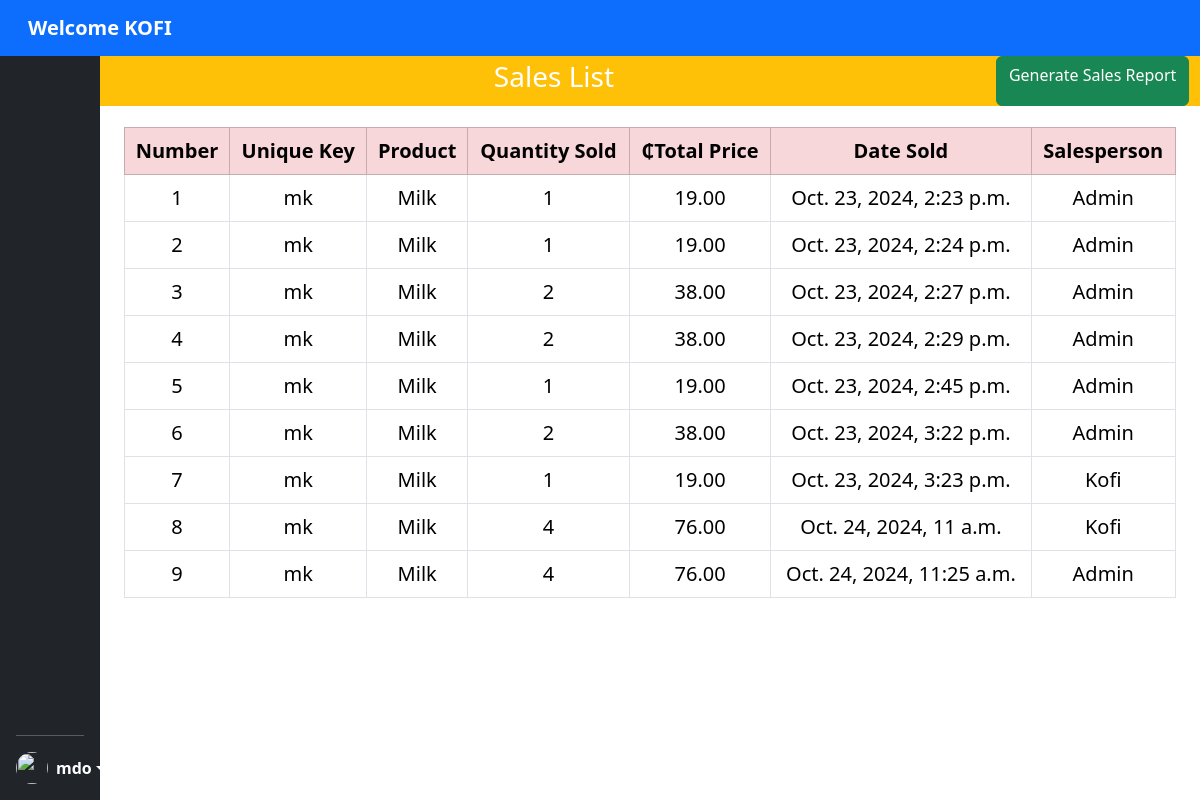
Screenshot of /view-sales/ (signed in) with the database file from the repository.
### revision_app/models.py (models this page shows, shortened)
class Sale(models.Model):
    product = models.ForeignKey(Products, on_delete=models.CASCADE)
    quantity_sold = models.PositiveBigIntegerField()
    total_price = models.DecimalField(max_digits=10, decimal_places=2)
    salesperson = models.ForeignKey(User, on_delete=models.SET_NULL, null=True)  # Link the sale to a user
    date_sold = models.DateTimeField(default=timezone.now)
    unique_key = models.CharField(
        max_length=2,
        blank=True,
        editable=False
    )
    class Meta:
        verbose_name = 'Sale'
        verbose_name_plural = 'Sales'

class Products(models.Model):
    product_name = models.CharField(max_length=200, db_index=True)
    price = models.DecimalField(max_digits=10, decimal_places=2, db_index=True)
    stock = models.PositiveBigIntegerField(default=0, db_index=True)
    unique_key = models.CharField(
        max_length=2,
        blank=True,
        editable=False,
        unique=True
    )
    def __str__(self):
        return self.product_name
    class Meta:
        verbose_name_plural = 'Products'
        ordering = ['product_name']

### revision_app/views.py (the view, shortened to what this page needs)
# urls.py: path('view-sales/', SalesListView.as_view(), name='view-sales'),
class SalesListView(LoginRequiredMixin, TemplateView):
    template_name = 'revision_app/sales.html'  # Template where products and sales will be displayed
    def get_context_data(self, **kwargs):
        context = super().get_context_data(**kwargs)
        sales = Sale.objects.all()
        products = Products.objects.all()
        search_input = self.request.GET.get('q', '').strip()
        context['products'] = products
        context['sales'] = sales
        return context

### revision_app/templates/revision_app/sales.html (shortened to what this page needs)
{% extends 'revision_app/main.html' %}
{% load static %}
{% block content %}
<div class="container-fluid my-0 position-relative mx-0 px-0" style="padding-top: 56px; z-index: 1;">
<div class="container-fluid mx-0 px-0 w-100">
<div class="row">
<div class="d-flex mb-6 bg-warning justify-content-between text-align-center position-fixed" style="z-index: 1050; width: 91.78%;">
    <h3 class="text-center text-white d-flex py-1">Sales List</h3>
    <a href="{% url 'generate_pdf' %}" class="btn btn-success">Generate Sales Report</a>
</div></div>
<div class="container-fluid" style="padding-top: 55px;">
<table class="table table-bordered my-3 w-100 text-center fs-5">
    <thead>
        <tr class="table-danger">
            <th>Number</th>
            <th>Unique Key</th>
            <th>Product</th>
            <th>Quantity Sold</th>
            <th>&#8373;Total Price</th>
            <th>Date Sold</th>
            <th>Salesperson</th>
        </tr>
    </thead>
    <tbody>
        {% for sale in sales %}
        <tr>
            <td>{{ forloop.counter }}</td>
            <td>{{ sale.unique_key }}</td>
            <td>{{ sale.product }}</td>
            <td>{{ sale.quantity_sold }}</td>
            <td>{{ sale.total_price|floatformat:2 }}</td>
            <td>{{ sale.date_sold }}</td>
            <td>{{ sale.salesperson.username|capfirst }}
        </tr>
        {% empty %}
        <tr>
            <td colspan="6">No sales available.</td>
        </tr>
        {% endfor %}
    </tbody>
</table></div>
</div>
</div>
{% endblock %}

### revision_app/templates/revision_app/main.html (shortened to what this page needs)
{% load static %}
<!DOCTYPE html>
<html lang="en">
<head>
    <link rel="stylesheet" href="{% static 'css/bootstrap.css'  %}">
</head>
<body class="overflow-x-hidden">
        <div class="container-fluid p-6">
        <div class="row">
            <div class="col-1 px-0" >
                <div class=" text-start d-flex flex-column justify-content-between flex-shrink-0 p-3 text-white bg-dark position-fixed" style="height: 100vh; width: 8.33333333%;">
        <ul class="nav flex-column mb-auto" style="padding-top: 20px;">
        </ul>
        <hr>
        <div class="dropdown">
          <a href="#" class="d-flex align-items-center text-white text-decoration-none dropdown-toggle" id="dropdownUser1" data-bs-toggle="dropdown" aria-expanded="false">
            <img src="https://github.com/mdo.png" alt="" width="32" height="32" class="rounded-circle me-2">
            <strong>mdo</strong>
          </a>
        </div>
      </div></div>
<div class="col-11 p-0">
    <div class="container-fluid w-100 px-0 position-fixed"  style="z-index: 1050">
    <nav class="navbar navbar-expand-sm bg-primary navbar-dark fixed-top">
        <div class="container-fluid">
          <a class="navbar-brand ms-3" href="#">
            <strong>Welcome {{request.user.username|upper}}</strong></a>
        </div>
      </nav>
    </div>
      <div class="container-fluid">
    {% block content %}
    {% endblock %}</div>
</div>
</div>
</div>
</body>
</html>

### rows the page displays
Sale: unique_key "mk", product "Milk", quantity_sold "1", total_price "19.00", date_sold "Oct. 23, 2024, 2:23 p.m.", salesperson.username "Admin"
Sale: unique_key "mk", product "Milk", quantity_sold "1", total_price "19.00", date_sold "Oct. 23, 2024, 2:24 p.m.", salesperson.username "Admin"
Sale: unique_key "mk", product "Milk", quantity_sold "2", total_price "38.00", date_sold "Oct. 23, 2024, 2:27 p.m.", salesperson.username "Admin"
Sale: unique_key "mk", product "Milk", quantity_sold "2", total_price "38.00", date_sold "Oct. 23, 2024, 2:29 p.m.", salesperson.username "Admin"
Sale: unique_key "mk", product "Milk", quantity_sold "1", total_price "19.00", date_sold "Oct. 23, 2024, 2:45 p.m.", salesperson.username "Admin"
Sale: unique_key "mk", product "Milk", quantity_sold "2", total_price "38.00", date_sold "Oct. 23, 2024, 3:22 p.m.", salesperson.username "Admin"
Sale: unique_key "mk", product "Milk", quantity_sold "1", total_price "19.00", date_sold "Oct. 23, 2024, 3:23 p.m.", salesperson.username "Kofi"
Sale: unique_key "mk", product "Milk", quantity_sold "4", total_price "76.00", date_sold "Oct. 24, 2024, 11 a.m.", salesperson.username "Kofi"
Sale: unique_key "mk", product "Milk", quantity_sold "4", total_price "76.00", date_sold "Oct. 24, 2024, 11:25 a.m.", salesperson.username "Admin"

### other values shown
{{ request.user.username|upper }} "KOFI"
